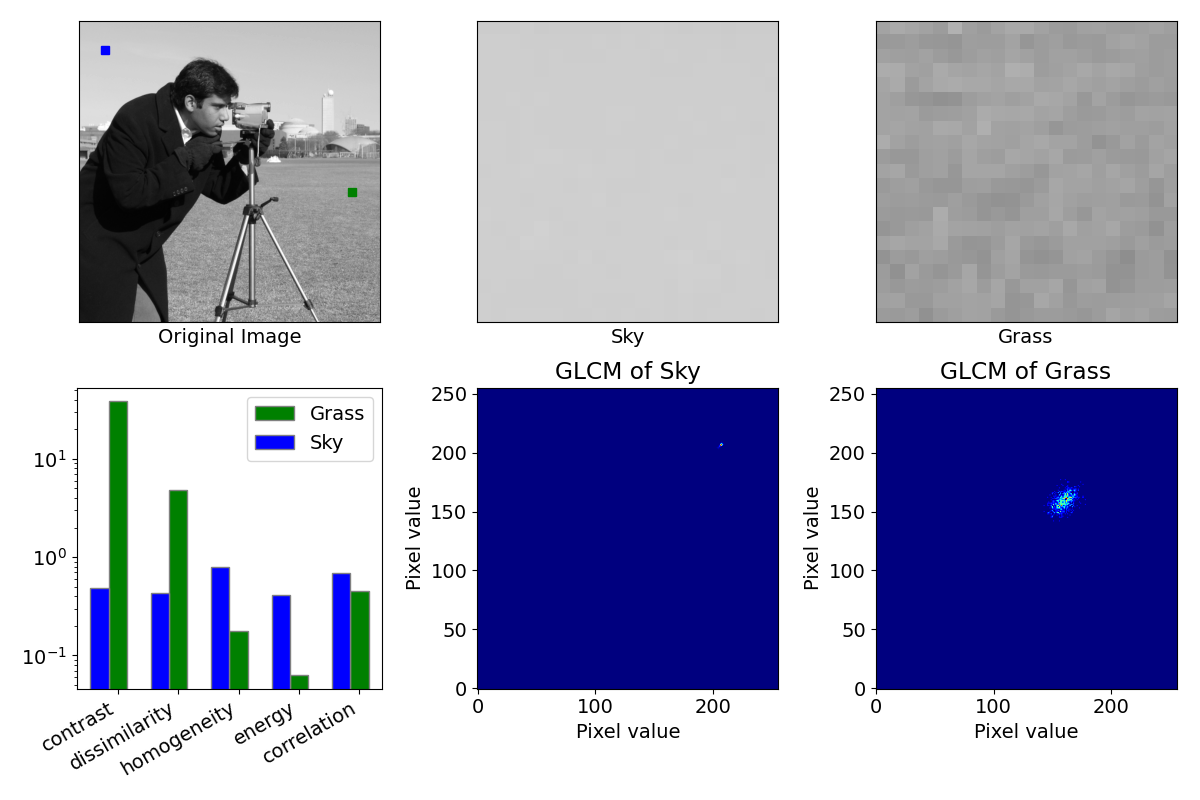

The script that saved this image:
import matplotlib.pyplot as plt
import numpy as np
from skimage.feature import graycomatrix, graycoprops
from skimage import data

plt.rcParams["font.size"] = 14

PATCH_SIZE = 21

# Open the camera image
image = data.camera()

# Select one patch from grassy areas of the image
grass_patch = image[280:280 + PATCH_SIZE, 454:454 + PATCH_SIZE]

# Select one patch from sky areas of the image
sky_patch = image[38:38 + PATCH_SIZE, 34:34 + PATCH_SIZE]

# Compute GLCM properties for each patch
features = ['contrast', 'dissimilarity', 'homogeneity', 'energy', 'correlation']
grass_features = [graycoprops(graycomatrix(grass_patch, [1], [0], symmetric=True, normed=True), feature)[0, 0]
                  for feature in features]
sky_features = [graycoprops(graycomatrix(sky_patch, [1], [0], symmetric=True, normed=True), feature)[0, 0]
                for feature in features]

# Create the figure
fig, axs = plt.subplots(2, 3, figsize=(12, 8))

# Display original image with locations of patches
axs[0, 0].imshow(image, cmap=plt.cm.gray, vmin=0, vmax=255)
axs[0, 0].plot(454 + PATCH_SIZE / 2, 280 + PATCH_SIZE / 2, 'gs')  # Grass
axs[0, 0].plot(34 + PATCH_SIZE / 2, 38 + PATCH_SIZE / 2, 'bs')   # Sky
axs[0, 0].set_xlabel('Original Image')
axs[0, 0].set_xticks([])
axs[0, 0].set_yticks([])
axs[0, 0].axis('image')

# Display the sky patch
axs[0, 1].imshow(sky_patch, cmap=plt.cm.gray, vmin=0, vmax=255)
axs[0, 1].set_xlabel('Sky')
axs[0, 1].set_xticks([])
axs[0, 1].set_yticks([])

# Display the grass patch
axs[0, 2].imshow(grass_patch, cmap=plt.cm.gray, vmin=0, vmax=255)
axs[0, 2].set_xlabel('Grass')
axs[0, 2].set_xticks([])
axs[0, 2].set_yticks([])

# Plot GLCM features
barWidth = 0.3
r1 = np.arange(len(grass_features))
r2 = [x + barWidth for x in r1]

axs[1, 0].bar(r2, grass_features, color='g', width=barWidth, edgecolor='grey', label='Grass')
axs[1, 0].bar(r1, sky_features, color='b', width=barWidth, edgecolor='grey', label='Sky')

axs[1, 0].set_xticks([r + barWidth for r in range(len(grass_features))])
axs[1, 0].set_xticklabels(features, rotation=30, ha='right')
# axs[1, 0].set_xlabel('GLCM Features')
# axs[1, 0].set_ylabel('Value')
# y log scale
axs[1, 0].set_yscale('log')
axs[1, 0].legend()

# Plot the GLCM of sky patch
axs[1, 1].imshow(graycomatrix(sky_patch, [1], [0], symmetric=True, normed=True)[:, :, 0, 0], cmap='jet', origin='lower')
axs[1, 1].set_title('GLCM of Sky')
axs[1, 1].set_xlabel('Pixel value')
axs[1, 1].set_ylabel('Pixel value')

# Plot the GLCM of grass patch
axs[1, 2].imshow(graycomatrix(grass_patch, [1], [0], symmetric=True, normed=True)[:, :, 0, 0], cmap='jet', origin='lower')
axs[1, 2].set_title('GLCM of Grass')
axs[1, 2].set_xlabel('Pixel value')
axs[1, 2].set_ylabel('Pixel value')

plt.tight_layout()
plt.savefig('glcm.png')
plt.show()
